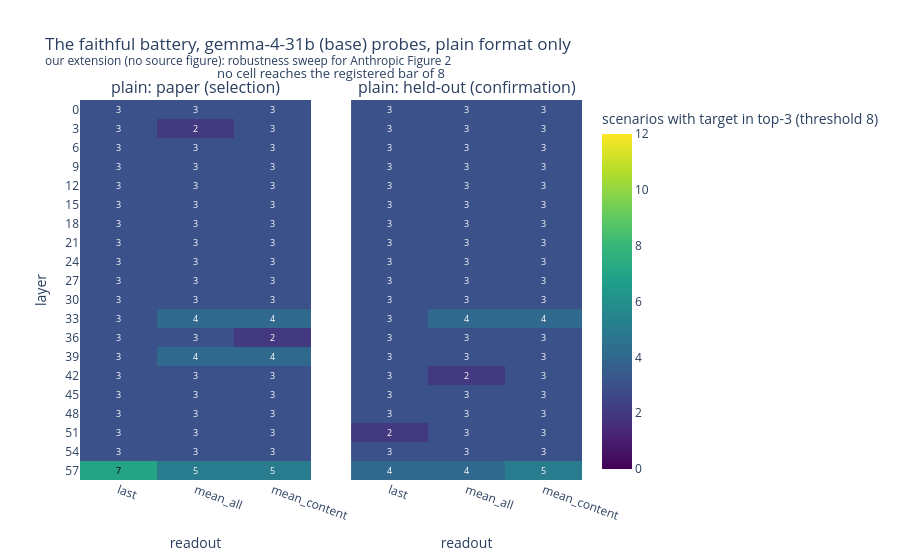

Source (notebook cell):
### Code cell
# this cell scores the base-model sweep the same way (plain format only) and draws its grid
base_bundle = np.load(fetch("emotion_vectors/emotion_means.npz"), allow_pickle=True)
base_emotions = list(map(str, base_bundle["emotions"]))
base_means = base_bundle["means"].astype(np.float32)
base_sweep = np.load(fetch("probe_sweep/activations.npz"), allow_pickle=True)
base_formats = list(map(str, base_sweep["formats"]))
base_prompts = [json.loads(l) for l in open(fetch("probe_sweep/prompts.jsonl"))]
base_batteries = {
    k: [i for i, p in enumerate(base_prompts) if p["kind"] == k] for k in ("scenario", "heldout")
}
base_probe_idx = [base_emotions.index(t) for t in probe_order]
assert list(base_sweep["layers"]) == layers
assert base_formats == ["plain"], "base model has no chat template; plain format only"


def base_top3(kind, readout, lp):
    """Same scorer, base probes on base activations, centered on the base 171."""
    acts = base_sweep[f"plain_{readout}"].astype(np.float32)
    A = np.stack([acts[i, lp] for i in base_batteries[kind]])
    count, M = score_battery(
        base_means[base_probe_idx, lp, :],
        A,
        center_pool=base_means[:, lp, :],  # sweep convention: center on all 171
    )
    return count


base_grids = {
    kind: np.array([[base_top3(kind, r, lp) for r in READOUTS] for lp in range(len(layers))])
    for kind in ("scenario", "heldout")
}

fig = make_subplots(
    rows=1,
    cols=2,
    subplot_titles=["plain: paper (selection)", "plain: held-out (confirmation)"],
    shared_yaxes=True,
    horizontal_spacing=0.08,
)
for ki, kind in enumerate(("scenario", "heldout")):
    G = base_grids[kind]
    fig.add_trace(
        go.Heatmap(
            z=G,
            colorscale="Viridis",
            zmin=0,
            zmax=12,
            showscale=(ki == 0),
            colorbar=dict(title="scenarios with target in top-3 (threshold 8)"),
        ),
        row=1,
        col=ki + 1,
    )
    for lp in range(len(layers)):
        for rp in range(len(READOUTS)):
            v = int(G[lp, rp])
            fig.add_annotation(
                x=rp,
                y=lp,
                text=f"<b>{v}</b>" if v >= 8 else str(v),
                showarrow=False,
                font=dict(size=9, color="white" if v < 7 else "black"),
                row=1,
                col=ki + 1,
            )
    fig.update_xaxes(
        tickvals=list(range(len(READOUTS))),
        ticktext=READOUTS,
        tickangle=20,
        title_text="readout",
        row=1,
        col=ki + 1,
    )
    fig.update_yaxes(autorange="reversed", row=1, col=ki + 1)
fig.update_yaxes(
    tickvals=list(range(len(layers))),
    ticktext=[str(l) for l in layers],
    title_text="layer",
    row=1,
    col=1,
)
fig.update_layout(
    title="The faithful battery, gemma-4-31b (base) probes, plain format only<br><sup>our extension (no source figure): robustness sweep for Anthropic Figure 2</sup>",
    height=560,
    width=900,
)
fig.add_annotation(
    text="no cell reaches the registered bar of 8",
    xref="paper",
    yref="paper",
    x=0.5,
    y=1.10,
    showarrow=False,
    font=dict(size=13),
)
fig.show()

base_flat = [
    (base_grids["scenario"][lp, rp], base_grids["heldout"][lp, rp], "plain", int(layers[lp]), r)
    for lp in range(len(layers))
    for rp, r in enumerate(READOUTS)
]
base_flat.sort(reverse=True)
print("top combinations, gemma-4-31b base (paper, heldout, format, layer, readout):")
for row in base_flat[:5]:
    print(
        f"  paper {row[0]:2d}/12  heldout {row[1]:2d}/12  {row[2]:5s}  layer {row[3]:2d}  {row[4]}"
    )
best = base_flat[0]
assert (int(best[0]), int(best[1]), best[3], best[4]) == (7, 4, 57, "last"), (
    f"base sweep no longer reproduces the archived best cell (archive/04_probe_sweep): {best}"
)
print(
    "reproduction check vs archive/04_probe_sweep - "
    "best cell 7/12 paper, 4/12 heldout at layer 57, last: OK"
)
base_confirmed = [row for row in base_flat if row[0] >= 8 and row[1] >= 8]
print(
    f"\nregistered rule (gemma-4-31b base) - combinations passing BOTH batteries at >=8/12: "
    f"{base_confirmed if base_confirmed else 'NONE'}"
)

### Figure 1 — Plotly figure (JSON) as saved in the notebook; plotly's stock layout.template omitted (floating-point values rounded to 4 significant figures)
{"data": [{"colorbar": {"title": {"text": "scenarios with target in top-3 (threshold 8)"}}, "colorscale": [[0.0, "#440154"], [0.1111, "#482878"], [0.2222, "#3e4989"], [0.3333, "#31688e"], [0.4444, "#26828e"], [0.5556, "#1f9e89"], [0.6667, "#35b779"], [0.7778, "#6ece58"], [0.8889, "#b5de2b"], [1.0, "#fde725"]], "showscale": true, "type": "heatmap", "xaxis": "x", "yaxis": "y", "z": [[3, 3, 3], [3, 2, 3], [3, 3, 3], [3, 3, 3], [3, 3, 3], [3, 3, 3], [3, 3, 3], [3, 3, 3], [3, 3, 3], [3, 3, 3], [3, 3, 3], [3, 4, 4], [3, 3, 2], [3, 4, 4], [3, 3, 3], [3, 3, 3], [3, 3, 3], [3, 3, 3], [3, 3, 3], [7, 5, 5]], "zmax": 12, "zmin": 0}, {"colorbar": {"title": {"text": "scenarios with target in top-3 (threshold 8)"}}, "colorscale": [[0.0, "#440154"], [0.1111, "#482878"], [0.2222, "#3e4989"], [0.3333, "#31688e"], [0.4444, "#26828e"], [0.5556, "#1f9e89"], [0.6667, "#35b779"], [0.7778, "#6ece58"], [0.8889, "#b5de2b"], [1.0, "#fde725"]], "showscale": false, "type": "heatmap", "xaxis": "x2", "yaxis": "y2", "z": [[3, 3, 3], [3, 3, 3], [3, 3, 3], [3, 3, 3], [3, 3, 3], [3, 3, 3], [3, 3, 3], [3, 3, 3], [3, 3, 3], [3, 3, 3], [3, 3, 3], [3, 4, 4], [3, 3, 3], [3, 3, 3], [3, 2, 3], [3, 3, 3], [3, 3, 3], [2, 3, 3], [3, 3, 3], [4, 4, 5]], "zmax": 12, "zmin": 0}], "layout": {"annotations": [{"font": {"size": 16}, "showarrow": false, "text": "plain: paper (selection)", "x": 0.23, "xanchor": "center", "xref": "paper", "y": 1.0, "yanchor": "bottom", "yref": "paper"}, {"font": {"size": 16}, "showarrow": false, "text": "plain: held-out (confirmation)", "x": 0.77, "xanchor": "center", "xref": "paper", "y": 1.0, "yanchor": "bottom", "yref": "paper"}, {"font": {"color": "white", "size": 9}, "showarrow": false, "text": "3", "x": 0, "xref": "x", "y": 0, "yref": "y"}, {"font": {"color": "white", "size": 9}, "showarrow": false, "text": "3", "x": 1, "xref": "x", "y": 0, "yref": "y"}, {"font": {"color": "white", "size": 9}, "showarrow": false, "text": "3", "x": 2, "xref": "x", "y": 0, "yref": "y"}, {"font": {"color": "white", "size": 9}, "showarrow": false, "text": "3", "x": 0, "xref": "x", "y": 1, "yref": "y"}, {"font": {"color": "white", "size": 9}, "showarrow": false, "text": "2", "x": 1, "xref": "x", "y": 1, "yref": "y"}, {"font": {"color": "white", "size": 9}, "showarrow": false, "text": "3", "x": 2, "xref": "x", "y": 1, "yref": "y"}, {"font": {"color": "white", "size": 9}, "showarrow": false, "text": "3", "x": 0, "xref": "x", "y": 2, "yref": "y"}, {"font": {"color": "white", "size": 9}, "showarrow": false, "text": "3", "x": 1, "xref": "x", "y": 2, "yref": "y"}, {"font": {"color": "white", "size": 9}, "showarrow": false, "text": "3", "x": 2, "xref": "x", "y": 2, "yref": "y"}, {"font": {"color": "white", "size": 9}, "showarrow": false, "text": "3", "x": 0, "xref": "x", "y": 3, "yref": "y"}, {"font": {"color": "white", "size": 9}, "showarrow": false, "text": "3", "x": 1, "xref": "x", "y": 3, "yref": "y"}, {"font": {"color": "white", "size": 9}, "showarrow": false, "text": "3", "x": 2, "xref": "x", "y": 3, "yref": "y"}, {"font": {"color": "white", "size": 9}, "showarrow": false, "text": "3", "x": 0, "xref": "x", "y": 4, "yref": "y"}, {"font": {"color": "white", "size": 9}, "showarrow": false, "text": "3", "x": 1, "xref": "x", "y": 4, "yref": "y"}, {"font": {"color": "white", "size": 9}, "showarrow": false, "text": "3", "x": 2, "xref": "x", "y": 4, "yref": "y"}, {"font": {"color": "white", "size": 9}, "showarrow": false, "text": "3", "x": 0, "xref": "x", "y": 5, "yref": "y"}, {"font": {"color": "white", "size": 9}, "showarrow": false, "text": "3", "x": 1, "xref": "x", "y": 5, "yref": "y"}, {"font": {"color": "white", "size": 9}, "showarrow": false, "text": "3", "x": 2, "xref": "x", "y": 5, "yref": "y"}, {"font": {"color": "white", "size": 9}, "showarrow": false, "text": "3", "x": 0, "xref": "x", "y": 6, "yref": "y"}, {"font": {"color": "white", "size": 9}, "showarrow": false, "text": "3", "x": 1, "xref": "x", "y": 6, "yref": "y"}, {"font": {"color": "white", "size": 9}, "showarrow": false, "text": "3", "x": 2, "xref": "x", "y": 6, "yref": "y"}, {"font": {"color": "white", "size": 9}, "showarrow": false, "text": "3", "x": 0, "xref": "x", "y": 7, "yref": "y"}, {"font": {"color": "white", "size": 9}, "showarrow": false, "text": "3", "x": 1, "xref": "x", "y": 7, "yref": "y"}, {"font": {"color": "white", "size": 9}, "showarrow": false, "text": "3", "x": 2, "xref": "x", "y": 7, "yref": "y"}, {"font": {"color": "white", "size": 9}, "showarrow": false, "text": "3", "x": 0, "xref": "x", "y": 8, "yref": "y"}, {"font": {"color": "white", "size": 9}, "showarrow": false, "text": "3", "x": 1, "xref": "x", "y": 8, "yref": "y"}, {"font": {"color": "white", "size": 9}, "showarrow": false, "text": "3", "x": 2, "xref": "x", "y": 8, "yref": "y"}, {"font": {"color": "white", "size": 9}, "showarrow": false, "text": "3", "x": 0, "xref": "x", "y": 9, "yref": "y"}, {"font": {"color": "white", "size": 9}, "showarrow": false, "text": "3", "x": 1, "xref": "x", "y": 9, "yref": "y"}, {"font": {"color": "white", "size": 9}, "showarrow": false, "text": "3", "x": 2, "xref": "x", "y": 9, "yref": "y"}, {"font": {"color": "white", "size": 9}, "showarrow": false, "text": "3", "x": 0, "xref": "x", "y": 10, "yref": "y"}, {"font": {"color": "white", "size": 9}, "showarrow": false, "text": "3", "x": 1, "xref": "x", "y": 10, "yref": "y"}, {"font": {"color": "white", "size": 9}, "showarrow": false, "text": "3", "x": 2, "xref": "x", "y": 10, "yref": "y"}, {"font": {"color": "white", "size": 9}, "showarrow": false, "text": "3", "x": 0, "xref": "x", "y": 11, "yref": "y"}, {"font": {"color": "white", "size": 9}, "showarrow": false, "text": "4", "x": 1, "xref": "x", "y": 11, "yref": "y"}, {"font": {"color": "white", "size": 9}, "showarrow": false, "text": "4", "x": 2, "xref": "x", "y": 11, "yref": "y"}, {"font": {"color": "white", "size": 9}, "showarrow": false, "text": "3", "x": 0, "xref": "x", "y": 12, "yref": "y"}, {"font": {"color": "white", "size": 9}, "showarrow": false, "text": "3", "x": 1, "xref": "x", "y": 12, "yref": "y"}, {"font": {"color": "white", "size": 9}, "showarrow": false, "text": "2", "x": 2, "xref": "x", "y": 12, "yref": "y"}, {"font": {"color": "white", "size": 9}, "showarrow": false, "text": "3", "x": 0, "xref": "x", "y": 13, "yref": "y"}, {"font": {"color": "white", "size": 9}, "showarrow": false, "text": "4", "x": 1, "xref": "x", "y": 13, "yref": "y"}, {"font": {"color": "white", "size": 9}, "showarrow": false, "text": "4", "x": 2, "xref": "x", "y": 13, "yref": "y"}, {"font": {"color": "white", "size": 9}, "showarrow": false, "text": "3", "x": 0, "xref": "x", "y": 14, "yref": "y"}, {"font": {"color": "white", "size": 9}, "showarrow": false, "text": "3", "x": 1, "xref": "x", "y": 14, "yref": "y"}, {"font": {"color": "white", "size": 9}, "showarrow": false, "text": "3", "x": 2, "xref": "x", "y": 14, "yref": "y"}, {"font": {"color": "white", "size": 9}, "showarrow": false, "text": "3", "x": 0, "xref": "x", "y": 15, "yref": "y"}, {"font": {"color": "white", "size": 9}, "showarrow": false, "text": "3", "x": 1, "xref": "x", "y": 15, "yref": "y"}, {"font": {"color": "white", "size": 9}, "showarrow": false, "text": "3", "x": 2, "xref": "x", "y": 15, "yref": "y"}, {"font": {"color": "white", "size": 9}, "showarrow": false, "text": "3", "x": 0, "xref": "x", "y": 16, "yref": "y"}, {"font": {"color": "white", "size": 9}, "showarrow": false, "text": "3", "x": 1, "xref": "x", "y": 16, "yref": "y"}, {"font": {"color": "white", "size": 9}, "showarrow": false, "text": "3", "x": 2, "xref": "x", "y": 16, "yref": "y"}, {"font": {"color": "white", "size": 9}, "showarrow": false, "text": "3", "x": 0, "xref": "x", "y": 17, "yref": "y"}, {"font": {"color": "white", "size": 9}, "showarrow": false, "text": "3", "x": 1, "xref": "x", "y": 17, "yref": "y"}, {"font": {"color": "white", "size": 9}, "showarrow": false, "text": "3", "x": 2, "xref": "x", "y": 17, "yref": "y"}, {"font": {"color": "white", "size": 9}, "showarrow": false, "text": "3", "x": 0, "xref": "x", "y": 18, "yref": "y"}, {"font": {"color": "white", "size": 9}, "showarrow": false, "text": "3", "x": 1, "xref": "x", "y": 18, "yref": "y"}, {"font": {"color": "white", "size": 9}, "showarrow": false, "text": "3", "x": 2, "xref": "x", "y": 18, "yref": "y"}, {"font": {"color": "black", "size": 9}, "showarrow": false, "text": "7", "x": 0, "xref": "x", "y": 19, "yref": "y"}, {"font": {"color": "white", "size": 9}, "showarrow": false, "text": "5", "x": 1, "xref": "x", "y": 19, "yref": "y"}, {"font": {"color": "white", "size": 9}, "showarrow": false, "text": "5", "x": 2, "xref": "x", "y": 19, "yref": "y"}, {"font": {"color": "white", "size": 9}, "showarrow": false, "text": "3", "x": 0, "xref": "x2", "y": 0, "yref": "y2"}, {"font": {"color": "white", "size": 9}, "showarrow": false, "text": "3", "x": 1, "xref": "x2", "y": 0, "yref": "y2"}, {"font": {"color": "white", "size": 9}, "showarrow": false, "text": "3", "x": 2, "xref": "x2", "y": 0, "yref": "y2"}, {"font": {"color": "white", "size": 9}, "showarrow": false, "text": "3", "x": 0, "xref": "x2", "y": 1, "yref": "y2"}, {"font": {"color": "white", "size": 9}, "showarrow": false, "text": "3", "x": 1, "xref": "x2", "y": 1, "yref": "y2"}, {"font": {"color": "white", "size": 9}, "showarrow": false, "text": "3", "x": 2, "xref": "x2", "y": 1, "yref": "y2"}, {"font": {"color": "white", "size": 9}, "showarrow": false, "text": "3", "x": 0, "xref": "x2", "y": 2, "yref": "y2"}, {"font": {"color": "white", "size": 9}, "showarrow": false, "text": "3", "x": 1, "xref": "x2", "y": 2, "yref": "y2"}, {"font": {"color": "white", "size": 9}, "showarrow": false, "text": "3", "x": 2, "xref": "x2", "y": 2, "yref": "y2"}, {"font": {"color": "white", "size": 9}, "showarrow": false, "text": "3", "x": 0, "xref": "x2", "y": 3, "yref": "y2"}, {"font": {"color": "white", "size": 9}, "showarrow": false, "text": "3", "x": 1, "xref": "x2", "y": 3, "yref": "y2"}, {"font": {"color": "white", "size": 9}, "showarrow": false, "text": "3", "x": 2, "xref": "x2", "y": 3, "yref": "y2"}, {"font": {"color": "white", "size": 9}, "showarrow": false, "text": "3", "x": 0, "xref": "x2", "y": 4, "yref": "y2"}, {"font": {"color": "white", "size": 9}, "showarrow": false, "text": "3", "x": 1, "xref": "x2", "y": 4, "yref": "y2"}, {"font": {"color": "white", "size": 9}, "showarrow": false, "text": "3", "x": 2, "xref": "x2", "y": 4, "yref": "y2"}, {"font": {"color": "white", "size": 9}, "showarrow": false, "text": "3", "x": 0, "xref": "x2", "y": 5, "yref": "y2"}, {"font": {"color": "white", "size": 9}, "showarrow": false, "text": "3", "x": 1, "xref": "x2", "y": 5, "yref": "y2"}, {"font": {"color": "white", "size": 9}, "showarrow": false, "text": "3", "x": 2, "xref": "x2", "y": 5, "yref": "y2"}, {"font": {"color": "white", "size": 9}, "showarrow": false, "text": "3", "x": 0, "xref": "x2", "y": 6, "yref": "y2"}, {"font": {"color": "white", "size": 9}, "showarrow": false, "text": "3", "x": 1, "xref": "x2", "y": 6, "yref": "y2"}, {"font": {"color": "white", "size": 9}, "showarrow": false, "text": "3", "x": 2, "xref": "x2", "y": 6, "yref": "y2"}, {"font": {"color": "white", "size": 9}, "showarrow": false, "text": "3", "x": 0, "xref": "x2", "y": 7, "yref": "y2"}, {"font": {"color": "white", "size": 9}, "showarrow": false, "text": "3", "x": 1, "xref": "x2", "y": 7, "yref": "y2"}, {"font": {"color": "white", "size": 9}, "showarrow": false, "text": "3", "x": 2, "xref": "x2", "y": 7, "yref": "y2"}, {"font": {"color": "white", "size": 9}, "showarrow": false, "text": "3", "x": 0, "xref": "x2", "y": 8, "yref": "y2"}, {"font": {"color": "white", "size": 9}, "showarrow": false, "text": "3", "x": 1, "xref": "x2", "y": 8, "yref": "y2"}, {"font": {"color": "white", "size": 9}, "showarrow": false, "text": "3", "x": 2, "xref": "x2", "y": 8, "yref": "y2"}, {"font": {"color": "white", "size": 9}, "showarrow": false, "text": "3", "x": 0, "xref": "x2", "y": 9, "yref": "y2"}, {"font": {"color": "white", "size": 9}, "showarrow": false, "text": "3", "x": 1, "xref": "x2", "y": 9, "yref": "y2"}, {"font": {"color": "white", "size": 9}, "showarrow": false, "text": "3", "x": 2, "xref": "x2", "y": 9, "yref": "y2"}, {"font": {"color": "white", "size": 9}, "showarrow": false, "text": "3", "x": 0, "xref": "x2", "y": 10, "yref": "y2"}, {"font": {"color": "white", "size": 9}, "showarrow": false, "text": "3", "x": 1, "xref": "x2", "y": 10, "yref": "y2"}, {"font": {"color": "white", "size": 9}, "showarrow": false, "text": "3", "x": 2, "xref": "x2", "y": 10, "yref": "y2"}, {"font": {"color": "white", "size": 9}, "showarrow": false, "text": "3", "x": 0, "xref": "x2", "y": 11, "yref": "y2"}, {"font": {"color": "white", "size": 9}, "showarrow": false, "text": "4", "x": 1, "xref": "x2", "y": 11, "yref": "y2"}, {"font": {"color": "white", "size": 9}, "showarrow": false, "text": "4", "x": 2, "xref": "x2", "y": 11, "yref": "y2"}, {"font": {"color": "white", "size": 9}, "showarrow": false, "text": "3", "x": 0, "xref": "x2", "y": 12, "yref": "y2"}, {"font": {"color": "white", "size": 9}, "showarrow": false, "text": "3", "x": 1, "xref": "x2", "y": 12, "yref": "y2"}, {"font": {"color": "white", "size": 9}, "showarrow": false, "text": "3", "x": 2, "xref": "x2", "y": 12, "yref": "y2"}, {"font": {"color": "white", "size": 9}, "showarrow": false, "text": "3", "x": 0, "xref": "x2", "y": 13, "yref": "y2"}, {"font": {"color": "white", "size": 9}, "showarrow": false, "text": "3", "x": 1, "xref": "x2", "y": 13, "yref": "y2"}, {"font": {"color": "white", "size": 9}, "showarrow": false, "text": "3", "x": 2, "xref": "x2", "y": 13, "yref": "y2"}, {"font": {"color": "white", "size": 9}, "showarrow": false, "text": "3", "x": 0, "xref": "x2", "y": 14, "yref": "y2"}, {"font": {"color": "white", "size": 9}, "showarrow": false, "text": "2", "x": 1, "xref": "x2", "y": 14, "yref": "y2"}, {"font": {"color": "white", "size": 9}, "showarrow": false, "text": "3", "x": 2, "xref": "x2", "y": 14, "yref": "y2"}, {"font": {"color": "white", "size": 9}, "showarrow": false, "text": "3", "x": 0, "xref": "x2", "y": 15, "yref": "y2"}, {"font": {"color": "white", "size": 9}, "showarrow": false, "text": "3", "x": 1, "xref": "x2", "y": 15, "yref": "y2"}, {"font": {"color": "white", "size": 9}, "showarrow": false, "text": "3", "x": 2, "xref": "x2", "y": 15, "yref": "y2"}, {"font": {"color": "white", "size": 9}, "showarrow": false, "text": "3", "x": 0, "xref": "x2", "y": 16, "yref": "y2"}, {"font": {"color": "white", "size": 9}, "showarrow": false, "text": "3", "x": 1, "xref": "x2", "y": 16, "yref": "y2"}, {"font": {"color": "white", "size": 9}, "showarrow": false, "text": "3", "x": 2, "xref": "x2", "y": 16, "yref": "y2"}, {"font": {"color": "white", "size": 9}, "showarrow": false, "text": "2", "x": 0, "xref": "x2", "y": 17, "yref": "y2"}, {"font": {"color": "white", "size": 9}, "showarrow": false, "text": "3", "x": 1, "xref": "x2", "y": 17, "yref": "y2"}, {"font": {"color": "white", "size": 9}, "showarrow": false, "text": "3", "x": 2, "xref": "x2", "y": 17, "yref": "y2"}, {"font": {"color": "white", "size": 9}, "showarrow": false, "text": "3", "x": 0, "xref": "x2", "y": 18, "yref": "y2"}, {"font": {"color": "white", "size": 9}, "showarrow": false, "text": "3", "x": 1, "xref": "x2", "y": 18, "yref": "y2"}, {"font": {"color": "white", "size": 9}, "showarrow": false, "text": "3", "x": 2, "xref": "x2", "y": 18, "yref": "y2"}, {"font": {"color": "white", "size": 9}, "showarrow": false, "text": "4", "x": 0, "xref": "x2", "y": 19, "yref": "y2"}, {"font": {"color": "white", "size": 9}, "showarrow": false, "text": "4", "x": 1, "xref": "x2", "y": 19, "yref": "y2"}, {"font": {"color": "white", "size": 9}, "showarrow": false, "text": "5", "x": 2, "xref": "x2", "y": 19, "yref": "y2"}, {"font": {"size": 13}, "showarrow": false, "text": "no cell reaches the registered bar of 8", "x": 0.5, "xref": "paper", "y": 1.1, "yref": "paper"}], "height": 560, "title": {"text": "The faithful battery, gemma-4-31b (base) probes, plain format only<br><sup>our extension (no source figure): robustness sweep for Anthropic Figure 2</sup>"}, "width": 900, "xaxis": {"anchor": "y", "domain": [0.0, 0.46], "tickangle": 20, "ticktext": ["last", "mean_all", "mean_content"], "tickvals": [0, 1, 2], "title": {"text": "readout"}}, "xaxis2": {"anchor": "y2", "domain": [0.54, 1.0], "tickangle": 20, "ticktext": ["last", "mean_all", "mean_content"], "tickvals": [0, 1, 2], "title": {"text": "readout"}}, "yaxis": {"anchor": "x", "autorange": "reversed", "domain": [0.0, 1.0], "ticktext": ["0", "3", "6", "9", "12", "15", "18", "21", "24", "27", "30", "33", "36", "39", "42", "45", "48", "51", "54", "57"], "tickvals": [0, 1, 2, 3, 4, 5, 6, 7, 8, 9, 10, 11, 12, 13, 14, 15, 16, 17, 18, 19], "title": {"text": "layer"}}, "yaxis2": {"anchor": "x2", "autorange": "reversed", "domain": [0.0, 1.0], "matches": "y", "showticklabels": false}}}
